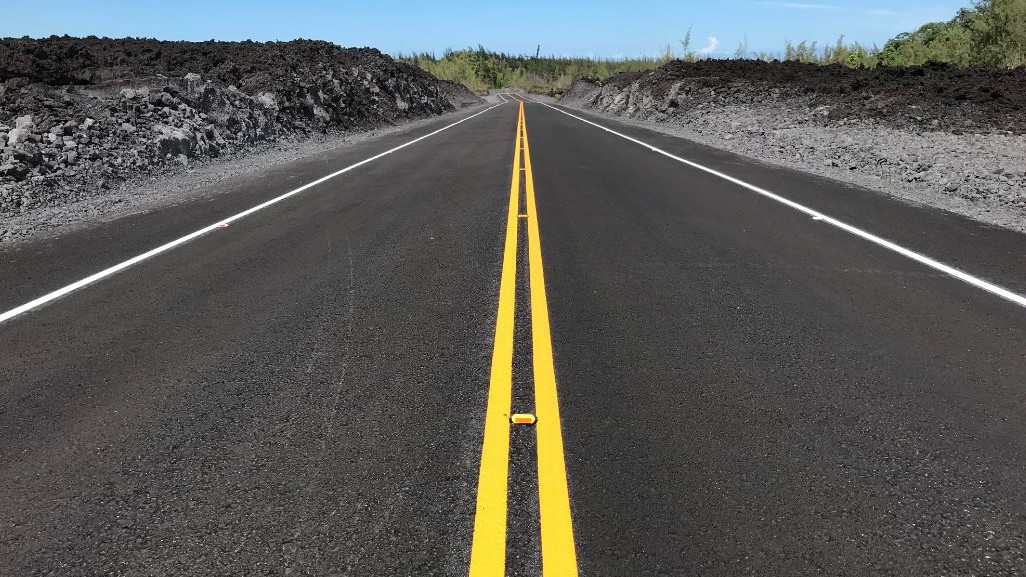
//> input picture detection/1.jpg, 1026 x 577 px
$ ./detection   (built with g++ and OpenCV 4)
//> lines starting //> are read from the running program, lines starting //| are printed output that depends on the picture; after the words box and inside, x2 and y2 are one past the last pixel; in counts of white or black regions, pixels touching at a corner belong together
/*
    First of all, we would like to thank our teacher-Ms Lan. Who helped us a lot during this project.
    This program is inspired by electric cars from Tesla.
    It could help detect lanes which is an important feature of self-driving cars.
    We tried our best to implement this idea. However, it isn't really perfect.
    We'll so happy to receive any suggestions.
    Thanks for reading.
    Author: Le Viet Duc.
*/

/*
-------steps as below-------
_______1.RGB to gray level
_______2.noise reduction
_______3.edge detection
_______4.line detection
*/
#include <iostream>
#include<cmath>
#include< iomanip>
#include <opencv2/core.hpp>
#include <opencv2/imgproc.hpp>
#include <opencv2/highgui.hpp>
#define thre1 70 // threshold in edge
#define myTHRESHOLD 90
#define num_lines 200
using namespace std;
using namespace cv;
string dir_img =  "1.jpg" ;// path of image.

class laneDetection {
private:
	Mat img_input,
		gray_img,
		blur_img,
		edge_img,
		line_img;
public:
	laneDetection(string  dir)
	{
//> called with dir = "1.jpg"
		this->img_input = imread(dir);
//> this->img_input is the input picture: 577 rows x 1026 cols, CV_8UC3; mean B, G, R 88.5, 91.3, 89.7
        resize(img_input,img_input, Size(480, 360));
	}
	int xGradient(Mat image, int x, int y);
	int yGradient(Mat image, int x, int y);
	Mat edgeDetection();
	void lineDetection();
    void show_img();
	void plot();
};
void laneDetection::show_img()
{
    imshow("gray", gray_img);
    imshow("blur",  blur_img);
    imshow("edge", edge_img);
   // imshow("line", line_img);
    waitKey();
}
int laneDetection::xGradient(Mat image, int x, int y)
{
    return image.at<uchar>(y-1, x-1) +       //giai thich uchar
                2*image.at<uchar>(y, x-1) +
                 image.at<uchar>(y+1, x-1) -
                  image.at<uchar>(y-1, x+1) -
                   2*image.at<uchar>(y, x+1) -
                    image.at<uchar>(y+1, x+1);
}

int laneDetection::yGradient(Mat image, int x, int y)
{
    return image.at<uchar>(y-1, x-1) +
                2*image.at<uchar>(y-1, x) +
                 image.at<uchar>(y-1, x+1) -
                  image.at<uchar>(y+1, x-1) -
                   2*image.at<uchar>(y+1, x) -
                    image.at<uchar>(y+1, x+1);
}

Mat laneDetection::edgeDetection()
{	/* Here, we used functions available in opencv */
    cvtColor(img_input, gray_img, COLOR_BGR2GRAY);// convert RGB_image to grayscale
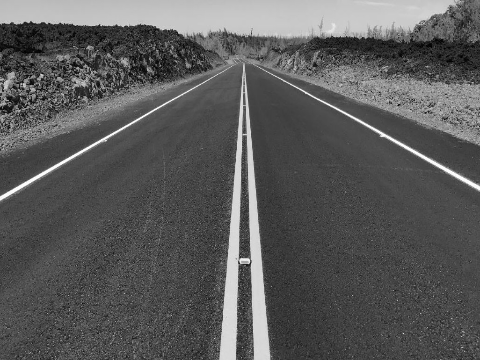
//> gray_img: 360 rows x 480 cols, CV_8UC1; min 0, max 255, mean 90.4
    GaussianBlur(gray_img, blur_img, Size(9, 9), 2);//convert gray_image  to blur_image
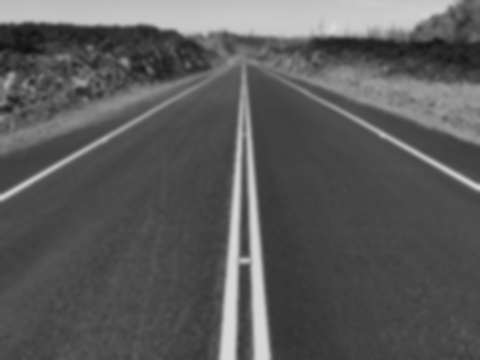
//> blur_img: 360 rows x 480 cols, CV_8UC1; min 15, max 217, mean 90.4

    // Declare variables in Canny
    Mat src, dst,dst2;
    int gx, gy, sum, g;
    double theta;
    // Load an image
    src = blur_img;
    dst = src.clone();// for gradient of each pixel
    dst2 = src.clone();// for theta of each pixel

    for (int y = 0; y < src.rows; y++)
        for (int x = 0; x < src.cols; x++) {
            dst.at<uchar>(y, x) = 0.0;   //creat an new array "0", which is same size as blur_img.
            dst2.at<uchar>(y, x) = 0.0;
        }
//> dst: 360 rows x 480 cols, CV_8UC1; every value is 0

    for (int y = 1; y < src.rows - 1; y++) {
        for (int x = 1; x < src.cols - 1; x++) {
            gx = xGradient(src, x, y);
            gy = yGradient(src, x, y);
            g = sqrt(gx * gx + gy * gy); // compute gradient.
            if (gx == 0)gx = 1;         // if gx==0, this program would fail.
            /* compute theta */
            theta = atan(gy / gx);        //cout << gx<<"     "<<gy<<endl;
            theta = theta * 180 / 3.1415;
            //cout << theta << endl;

            /*Rounding theta  angle to the values: 0, 45, 90, 135. */
            if (theta >= -22 && theta <= 22)
                theta = 0;
            else if (theta >= 154)
                theta = 0;
            else if (theta > 22 && theta <= 68)

                theta = 45;
            else if (theta > -154 && theta <= -110)

                theta = 45;
            else if (theta > 68 && theta < 112)
                theta = 90;
            else if (theta > -110 && theta < -66)
                theta = 90;
            else if (theta >= -66 && theta <= -22)theta = 135;
            else theta = 135;
            //cout << "tick:"<<theta << endl;
            /* Now, we have 2 variables of Mat type.
            dst represents gradient and dst2 represents theta angle */
            dst.at<uchar>(y, x) = g;
            dst2.at<uchar>(y, x) = theta;
        }
    }
//> this loop made 358 passes
//> (gx, gy, g, theta) on passes 1 to 3: (-8, 4, 8, 0), (-7, 11, 13, 135), (-5, 17, 17, 90)
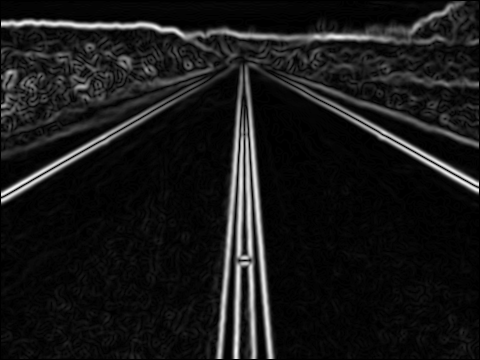
//> dst: 360 rows x 480 cols, CV_8UC1; min 0, max 246, mean 23.8
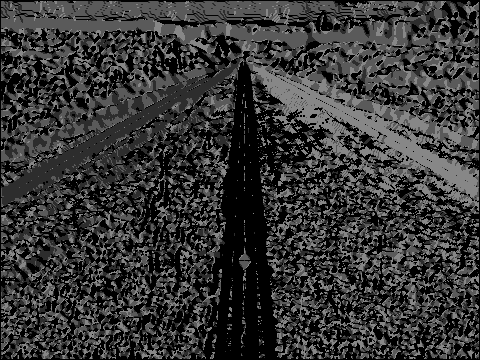
//> dst2: 360 rows x 480 cols, CV_8UC1; min 0, max 135, mean 54.1
//> after the loop, gx = 8; gy = 8; g = 11; theta = 45
    /* lọc các điểm khả năng cao là biên  */
    for (int y = 1; y < src.rows - 1; y++) {
        for (int x = 1; x < src.cols - 1; x++) {
           g= dst.at<uchar>(y, x);
           theta= dst2.at<uchar>(y, x);

           switch(int(theta))
           {
           case 0:
               if ((g > dst.at<uchar>(y, x + 1)) && (g > dst.at<uchar>(y, x - 1)))
                    continue;
               else  dst.at<uchar>(y, x) = 0;
               break;

           case 45:
               if ((g > dst.at<uchar>(y - 1, x + 1)) && (g > dst.at<uchar>(y + 1, x - 1)))
                   continue;
               else  dst.at<uchar>(y, x) = 0;
               break;
           case 90:
               if ((g > dst.at<uchar>(y-1, x )) && (g > dst.at<uchar>(y+1, x )))
                   continue;
               else  dst.at<uchar>(y, x) = 0;
               break;
           case 135:
               if ((g > dst.at<uchar>(y+1, x + 1)) && (g > dst.at<uchar>(y-1, x - 1)))
                   continue;
               else  dst.at<uchar>(y, x) = 0;
               break;
           }


        }
    }
//> this loop made 358 passes
//> (g, theta) on passes 1 to 3: (8, 0), (13, 135), (17, 90)
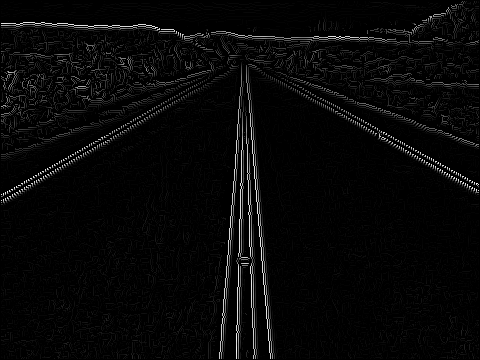
//> dst: 360 rows x 480 cols, CV_8UC1; min 0, max 246, mean 7.9
//> after the loop, g = 11; theta = 45
    /* Threshold */
    for (int y = 1; y < src.rows - 1; y++)
    {
        for (int x = 1; x < src.cols - 1; x++)
        {
            if (y<100)
                dst.at<uchar>(y, x) = 0;
            if (dst.at<uchar>(y, x) >= thre1)
                dst.at<uchar>(y, x) = 255;
            else dst.at<uchar>(y, x) = 0;
        }
    }
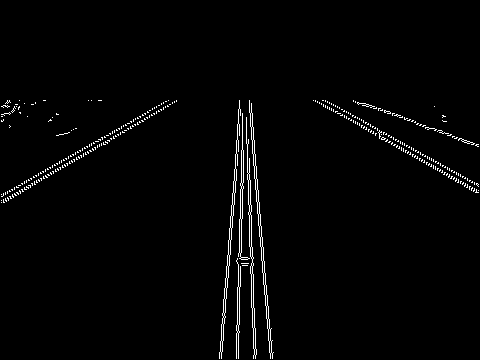
//> dst: 360 rows x 480 cols, CV_8UC1; 1.9% white in thin lines or dots, all inside (x1, y1, x2, y2) = (1, 100, 479, 359)
    this->edge_img = dst;
        // [10 lines of commented-out code are left out]
        return edge_img;
    }

void laneDetection::lineDetection()
{
    this->line_img = img_input.clone();
    double rho = 1;             //sThe rho has a value between [-diagonal_length, diagonal_length]
    double theta = 3.14 / 180;// The theta angle has a value between 0 and 180
    int threshold = 100;
    int rows = 2*sqrt(edge_img.rows * edge_img.rows + edge_img.cols * edge_img.cols)+1;// diagonal length = 600*2+1
//> rows = 1201
    int cols = 180; //180 degree
    int  *Accumulator=new int[rows*cols];//declare an array to count same values of rho anh theta

    //Initialize array "0"
    for (int i = 0; i < rows; i++)
        for (int j = 0; j < cols; j++)
            Accumulator[i * cols + j] = 0;
    /*Count the number of white pixels*/
    int count_255=0;
    for (int y = 1; y < edge_img.rows - 1; y++)
    {
        for (int x = 1; x < edge_img.cols - 1; x++)
        {
            if (edge_img.at<uchar>(y, x) == 255)
            {
                count_255++;
            }
        }
    }
//> after the loop, count_255 = 3224
    //cout << "255" << count_255<<endl;
    double *matrix1 =new double [2*count_255];	// store coordinates
    double *matrix2 =new double [2*180];		// store values : cos,sin
    int *matrix3 =new int [count_255*180]; // matrix3= matrix1*matrix2
    /*find coordinate of white pixels.*/
    int count_pixel=0;
    for (int y = 1; y < edge_img.rows - 1; y++)
    {
        for (int x = 1; x < edge_img.cols - 1; x++)
        {
            if (edge_img.at<uchar>(y, x) == 255)
            {
                matrix1[count_pixel*2]=double(x);
                matrix1[count_pixel*2+1]= double(y);
                count_pixel++;
                //cout << count_pixel << endl;
                //cout << x << "-" << y << endl;
            }
        }
    }
//> after the loop, count_pixel = 3224
    /*coumpute sin,cos from -90 to 90 degree*/
    for (int i = 0; i < 2; i++)
        for (int j = 0; j < 180; j++)
           {
           	if(i==0)
           	{	double t=double(j-90);
           		matrix2[i*180+j]=cos(t*(3.14/180));
           		//cout<< matrix2[i * 1 + j] <<" ";
           	}
           	if(i==1)
           	{	double t=double(j-90);
           		matrix2[i*180+j]=sin(t*(3.14/180));
           	}
            //cout << matrix2[i * 1 + j] << " ";
           	//cout<<endl;
           }
   /*compute rho*/
    for(int i=0;i<count_255;i++)
	{
		for(int j=0;j<180;j++)
		{
			matrix3[i*180+j]=0;
			for(int k=0;k<2;k++)
			{
			matrix3[i*180+j] += matrix1[i*2+k]*matrix2[k*180+j];
            //cout << matrix1[i * 2 + k] << "  " << matrix2[k * 180 + j] << endl;
            }
            //cout << "rho:"<<matrix3[i * 180 + j] << endl;
          // 	cout<<j<<" ";
		}
		//cout<<endl<<i<<endl;
	}

    /*accumulate*/
	for(int i=0;i<count_255;i++)
	{
		for(int j=0;j<180;j++)
		{
            int temp = matrix3[i * 180 + j];
            temp += 600;// convert negative values to positive

            Accumulator[temp*180+j]++;
            //cout << temp << " " << endl;
		}
      //  cout << endl;
	}

    /*choose lines*/

    int *lines = new int[num_lines*2]; // matrix (2*10) store lines.row 1 - rho,row2 -theta.
    for (int i = 0; i < 2 * num_lines; i++)
        lines[i] = 0;
    int count_line = 0;
    for (int i = 0; i < rows; i++)//rho
    {
        for (int j = 0; j < cols; j++)//theta
        {
            if (Accumulator[i * cols + j] >= myTHRESHOLD)// we assigned it is 100
            {
                for (int k = 0; k < 2; k++)
                {
                if(k==0)
                    lines[count_line *  2 + k] = i;//rho
                if(k==1)
                    lines[count_line *  2 + k] = j;//theta
                }
                count_line++;
            }

        }
        //cout << endl;
    }
//> after the loop, count_line = 34
    cout << "num_lines: " << count_line << endl;
//| num_lines: 34
    cout << setw(10) << "rho";
    cout << setw(10) << "Theta";
    cout << endl;

    /* draw lines*/
    for (int line_i = 0; line_i < count_line; line_i++)
    {
        int rho_f = lines[line_i * 2];
        int theta_f = lines[line_i * 2 + 1];
        cout <<"theta: "<< theta_f << endl;
        // cout <<setw(10)<< rho << setw(10)<< theta << endl;
        int x_f = 0, a1 = 0, b1 = 0;//a1,b1 -> min
        int y_f = 0, a2 = 0, b2 = 0;//a2,b2 -> max
        /*travle matrix3, find rho, find x-y max and min of a line*/
        int temp_ab = 0;
        for (int i3 = 0; i3 < count_255; i3++)//on matrix3
        {
            for (int j3 = 0; j3 < 180; j3++)
            {

                // cout << setw(10) << (matrix3[i3 * 180 + j3 ]+600)<< setw(10) << j3 << endl;
                if ((matrix3[i3 * 180 + j3] + 600 == rho_f) && (j3 == theta_f))
                {
                    x_f = matrix1[i3 * 2];
                    y_f = matrix1[i3 * 2 + 1];

                    //cout << "X" << "-Y" << endl;
                    //cout << x_f << " " << y_f<<endl;
                    if (temp_ab == 0) {
                        a1 = x_f;  b1 = y_f;

                    temp_ab++;
                    }
                }

                //cout<<"y_f:" << y_f<<" ";
                if (x_f < a1)
                {
                    a1 = x_f; b1 = y_f;
                }
                if (x_f > a2)
                {
                    a2 = x_f; b2 = y_f;
                }
            }
        }
        cout << "--------------" << endl;
        cout << "a1:" << a1 << " b1:" << b1 << endl;
        cout << "a2:" << a2 << " b2:" << b2 << endl<<endl;
        Point start(a1, b1);
        Point end(a2, b2);
        /*draw line to original image*/

        line(line_img, start, end, Scalar(0,255, 0), 2, LINE_8);


    }
//> this loop made 34 passes
//> (rho_f, theta_f, end) on passes 3, 4, 5, 6, 7, 9, 10, 11, 12, 13: (769, 150, Point(165, 101)), (774, 150, Point(176, 100)), (775, 150, Point(176, 101)), (830, 86, Point(256, 349)), (833, 84, Point(272, 353)), (836, 87, Point(256, 349)), (837, 85, Point(270, 353)), (837, 87, Point(253, 274)), (838, 85, Point(272, 356)), (839, 85, Point(272, 353))
//> (rho_f, theta_f) on passes 1, 2, 8, 14, 15: (664, 29), (669, 29), (834, 84), (839, 90), (840, 85)
//| theta: 29
//| --------------
//| a1:315 b1:100
//| a2:478 b2:190
//> (the first 4 of 32 printed lines)
//> (output is shown up to pass 8 of 34)
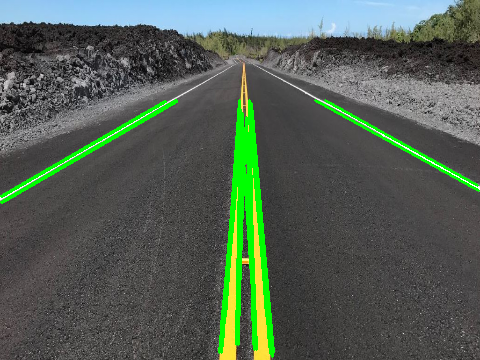
//> line_img: 360 rows x 480 cols, CV_8UC3; mean B, G, R 84.4, 96.7, 82.7
    //for (int i = 0; i < rows; i++)
    //    for (int j = 0; j < cols; j++)
           // cout << Accumulator[i * cols + j] << endl;
    /* Display images in steps*/
    imshow("input", img_input);
    imshow("gray", gray_img);
    imshow("blur", blur_img);
    imshow("edge", edge_img);
    imshow("line", line_img);
    imwrite("input.jpg", img_input);
    imwrite("blur.jpg", blur_img);
    imwrite("edge.jpg", edge_img);
    imwrite("line.jpg", line_img);
    waitKey(0);
    delete []Accumulator;
    delete []matrix3;
    delete []matrix1;
    delete []matrix2;
    delete []lines;
}
//void laneDetection::plot(){	}

int main()
{

    laneDetection img = laneDetection(dir_img);
	Mat for_line= img.edgeDetection();
    img.lineDetection();
    //img.show_img();
	return 0;
}
